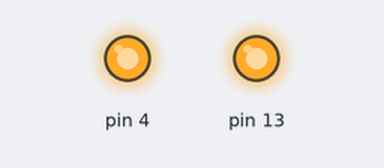
Simulated run of this sketch. Board: Arduino Uno, built with avr-gcc and run on an emulated ATmega328P. Shown: output pins drawn as LEDs (lit = HIGH).

Above: at 0.1 s.
Timing chart, 0 to 1.6 s (numbered marks = the images above):
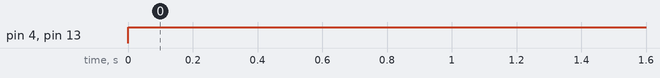

The sketch:

sketch_apr17a.ino
```cpp
void setup() {
  // put your setup code here, to run once:
//int myeraser=7;
//TCCR2B &= ~myeraser;
//int myprescaler=3;
//TCCR2B |= myprescaler;
}

void loop() {
  // put your main code here, to run repeatedly:
analogWrite(4,235);
analogWrite(13,235);
}
```

Measured:
- by itself, pin 4, pin 13: LOW → HIGH at 0.00 s
